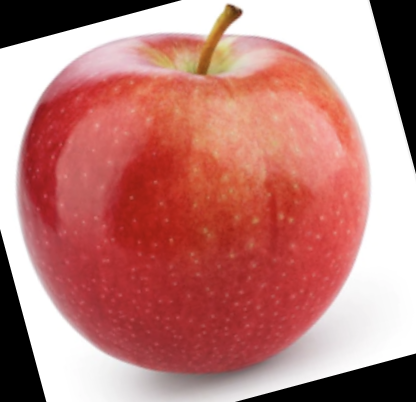
#> input picture sample_images/rotated_by_15_Screen Shot 2018-06-08 at 4.59.49 PM.png, 416 x 402 px, found by its file name
$ jupyter execute --allow-errors 'fruit freshness.ipynb'   (shell and % lines are left out)
#> lines starting #> are read from the running program, lines starting #| are printed output that depends on the picture
[cell 1]
import subprocess
import sys
# Ensuring required libraries are installed
def install_required_libraries():
    required_libraries = ["opencv-python", "numpy", "pandas","matplotlib","scikit-learn","scikit-image"]
    for lib in required_libraries:
        subprocess.check_call([sys.executable, "-m", "pip", "install", lib])
install_required_libraries()
#> (the call stopped at in install_required_libraries, `subprocess.check_call([sys.executable, "-m", "pip", "install", lib])`: subprocess is not available in this run)

#importing libraries
import os
import cv2
import numpy as np
import pandas as pd
import matplotlib.pyplot as plt
from skimage.feature import local_binary_pattern
from sklearn.svm import SVC
from sklearn.ensemble import RandomForestClassifier
from sklearn.metrics import accuracy_score, classification_report

[cell 2]
# Feature Extraction Function
def extract_features(image_path):
    image = cv2.imread(image_path)
#> image is the input picture: shape (402, 416, 3); mean B, G, R 122.6, 127.7, 190.9
    if image is None:
        return None

    image = cv2.resize(image, (100, 100))
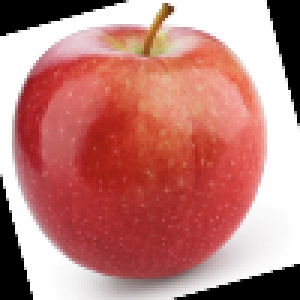
#> image: shape (100, 100, 3) (shown 3 times larger); mean B, G, R 122.5, 127.6, 190.8

    # Brightness and contrast normalization
    image_lab = cv2.cvtColor(image, cv2.COLOR_BGR2LAB)
#> image_lab: shape (100, 100, 3); mean of channels 0, 1, 2 153.6, 152.6, 144.1
    l, a, b = cv2.split(image_lab)
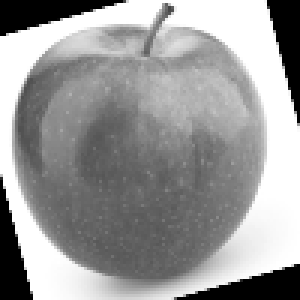
#> l: shape (100, 100) (shown 3 times larger); min 0, max 255, mean 153.6
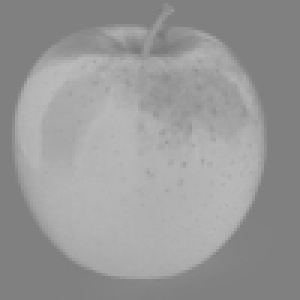
#> a: shape (100, 100) (shown 3 times larger); min 120, max 187, mean 152.6
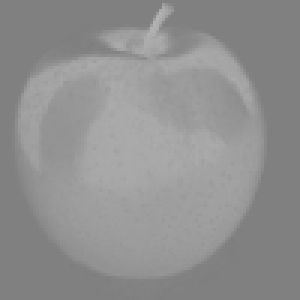
#> b: shape (100, 100) (shown 3 times larger); min 126, max 179, mean 144.1
    l = cv2.equalizeHist(l)
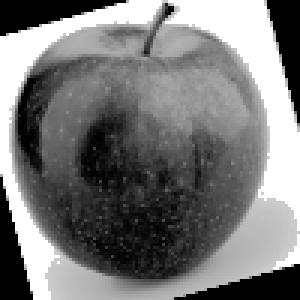
#> l: shape (100, 100) (shown 3 times larger); min 0, max 255, mean 120.6
    image_lab = cv2.merge([l, a, b])
#> image_lab: shape (100, 100, 3); mean of channels 0, 1, 2 120.6, 152.6, 144.1
    image = cv2.cvtColor(image_lab, cv2.COLOR_LAB2BGR)
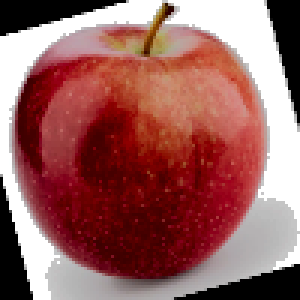
#> image: shape (100, 100, 3) (shown 3 times larger); mean B, G, R 95.3, 97.5, 153.5

    # Color Features (Average R, G, B values)
    avg_color = np.mean(image, axis=(0, 1))
#> avg_color = [95.28, 97.54, 153.5]

    # Texture Features using Local Binary Pattern (LBP)
    gray = cv2.cvtColor(image, cv2.COLOR_BGR2GRAY)
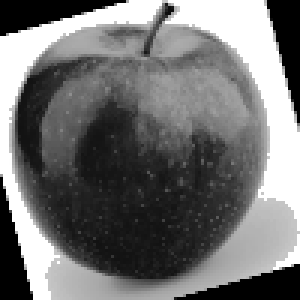
#> gray: shape (100, 100) (shown 3 times larger); min 0, max 255, mean 114
    lbp = local_binary_pattern(gray, P=8, R=1, method='uniform')
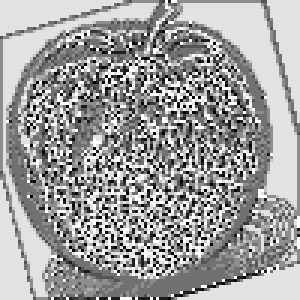
#> lbp: shape (100, 100) float64 (shown 3 times larger); min 0, max 9, mean 5.6; drawn with min black and max white
    lbp_hist = np.histogram(lbp.ravel(), bins=10, range=(0, 10))[0]
#> lbp_hist = [382, 444, 363, 853, 1569, 1392, 567, 705, 2870, 855]
    lbp_hist = lbp_hist / np.sum(lbp_hist)
#> lbp_hist = [0.0382, 0.0444, 0.0363, 0.0853, 0.157, 0.139, 0.0567, 0.0705, 0.287, 0.0855]

    return list(avg_color) + list(lbp_hist)

[cell 3]
# Load data from flat structure (e.g., 'fresh apple', 'rotten banana')
def load_data_from_directory(base_path):
    features_list = []
    labels_list = []
    for folder in os.listdir(base_path):
        folder_path = os.path.join(base_path, folder)
        if not os.path.isdir(folder_path):
            continue

        # Label: extract 'fresh' or 'rotten' from folder name
        if 'fresh' in folder.lower():
            label = 'fresh'
        elif 'rotten' in folder.lower():
            label = 'rotten'
        else:
            continue

        for img_name in os.listdir(folder_path):
            img_path = os.path.join(folder_path, img_name)
            features = extract_features(img_path)
            if features is not None:
                features_list.append(features)
                labels_list.append(label)
    return pd.DataFrame(features_list), np.array(labels_list)

# Set dataset path
dataset_path = "C:/Users/DELL/OneDrive/Desktop/AI Project/archive (2)/dataset"
train_path = os.path.join(dataset_path, "train")
test_path = os.path.join(dataset_path, "test")

# Load training and testing data
#> (the rest of this cell did not finish here and is left out)

[cell 4]
# Train Models
svm_model = SVC(kernel='linear')
#> (the rest of this cell did not finish here and is left out)

[cell 5]
# Visualize feature extraction steps
def visualize_feature_extraction(image_path):
    image = cv2.imread(image_path)
    if image is None:
        print("Image not found or could not be read!")
        return

    print("Image loaded successfully.")
    image_resized = cv2.resize(image, (100, 100))

    # Normalization
    image_lab = cv2.cvtColor(image_resized, cv2.COLOR_BGR2LAB)
    l, a, b = cv2.split(image_lab)
    l = cv2.equalizeHist(l)
    image_normalized = cv2.cvtColor(cv2.merge([l, a, b]), cv2.COLOR_LAB2BGR)

    # Grayscale
    gray = cv2.cvtColor(image_normalized, cv2.COLOR_BGR2GRAY)

    # LBP
    lbp = local_binary_pattern(gray, P=8, R=1, method='uniform')

# Plotting
    fig, axs = plt.subplots(1, 4, figsize=(18, 4))
    axs[0].imshow(cv2.cvtColor(image_resized, cv2.COLOR_BGR2RGB))
    axs[0].set_title("Original Image")
    axs[1].imshow(cv2.cvtColor(image_normalized, cv2.COLOR_BGR2RGB))
    axs[1].set_title("Normalized Image")
    axs[2].imshow(gray, cmap='gray')
    axs[2].set_title("Grayscale Image")
    axs[3].imshow(lbp, cmap='gray')
    axs[3].set_title("LBP Texture")

    for ax in axs:
        ax.axis('off')

    plt.tight_layout()
    plt.show()

# Example usage:
# image_path = "C:/Users/DELL/OneDrive/Desktop/new practice/rotated_by_15_Screen Shot 2018-06-08 at 4.59.49 PM.png"
# visualize_feature_extraction(image_path)

[cell 6]
# [19 lines of commented-out code are left out]

[cell 7]
def classify_and_display_features(image_path):
    print(f"\n Image: {image_path}")
    features = extract_features(image_path)
#> features = [95.28, 97.54, 153.5, 0.0382, 0.0444, 0.0363, 0.0853, 0.157, 0.139, 0.0567, 0.0705, 0.287, 0.0855]
    if features is None:
        print("Could not extract features (invalid image)")
        return

    print(" Extracted Features:")
    print("Average R, G, B:", features[:3])
#| Average R, G, B: [95.2755, 97.54, 153.5165]
    print("LBP Histogram:", features[3:])
#| LBP Histogram: [0.0382, 0.0444, 0.0363, 0.0853, 0.1569, 0.1392, 0.0567, 0.0705, 0.287, 0.0855]

    features_np = np.array(features).reshape(1, -1)
    prediction = rf_model.predict(features_np)[0]
    print(f" Prediction: {prediction.upper()}")

    visualize_feature_extraction(image_path)

#  List of image paths
image_paths = [
    "C:/Users/DELL/OneDrive/Desktop/AI Project/rotated_by_15_Screen Shot 2018-06-08 at 4.59.49 PM.png",
    "C:/Users/DELL/OneDrive/Desktop/AI Project/Screen Shot 2018-06-08 at 5.03.05 PM.png",
    "C:/Users/DELL/OneDrive/Desktop/AI Project/Screen Shot 2018-06-12 at 8.49.41 PM.png",
    "C:/Users/DELL/OneDrive/Desktop/AI Project/Screen Shot 2018-06-12 at 11.50.41 PM.png",
    "C:/Users/DELL/OneDrive/Desktop/AI Project/Screen Shot 2018-06-12 at 11.27.01 PM.png",
    "C:/Users/DELL/OneDrive/Desktop/AI Project/Screen Shot 2018-06-12 at 11.20.05 PM.png",
    "C:/Users/DELL/OneDrive/Desktop/AI Project/Screen Shot 2018-06-12 at 10.00.00 PM.png",
    "C:/Users/DELL/OneDrive/Desktop/AI Project/Screen Shot 2018-06-07 at 2.15.50 PM.png"


]

#  Loop through each image and classify
#> (the rest of this cell did not finish here and is left out)
